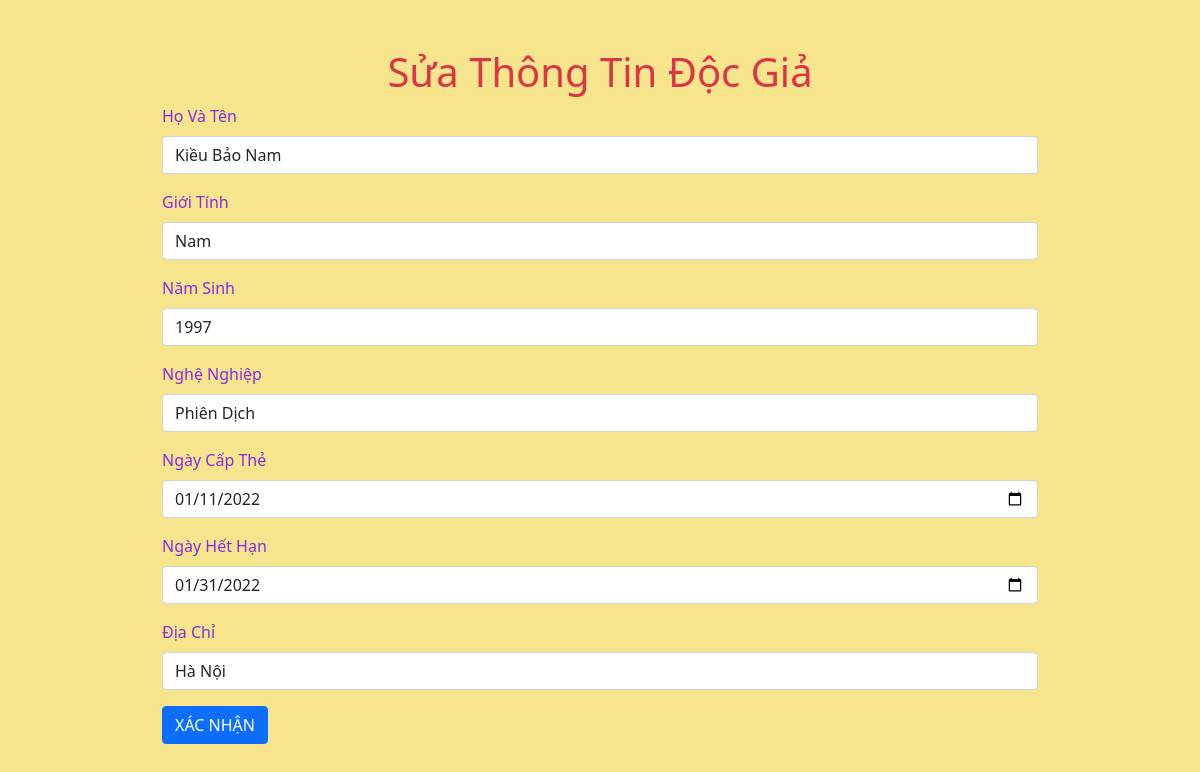
The page /src/update.php?madg=4 on the database its author committed.
### tables this page shows
CREATE TABLE `docgia` (
  `madg` int(20) NOT NULL,
  `hovaten` varchar(60) NOT NULL,
  `gioitinh` varchar(5) NOT NULL,
  `namsinh` int(10) NOT NULL,
  `nghenghiep` varchar(100) NOT NULL,
  `ngaycapthe` date NOT NULL,
  `ngayhethan` date NOT NULL,
  `diachi` varchar(300) NOT NULL
);

### src/update.php (the view, shortened to what this page needs)
<?php
    include_once("./header_admin.php");
    include_once("../config.php");
?>
    <div class="row main mx-5 my-5">
        <div class="col-12">
            <div class="row">
                <div class="col-12">
                    <h1 class="text-danger text-center">Sửa Thông Tin Độc Giả</h1>
                </div>
            </div>
            <div class="row">
                <div class="col-12">
                    <form action="" method="POST">
                    <?php
                        $id = $_GET['madg'];
                        $sql = "SELECT * FROM docgia WHERE madg=$id";
                        $result = mysqli_query($conn,$sql);
                        if(mysqli_num_rows($result) > 0){
                            while($row = mysqli_fetch_assoc($result)){
                    ?>
                        <div class="mb-3">
                            <label for="text1" class="form-label">Họ Và Tên</label>
                            <input type="text" class="form-control" id="text1" name="txt1" required value="<?php echo $row ['hovaten']; ?>">
                        </div>
                        <div class="mb-3">
                            <label for="text2" class="form-label">Giới Tính</label>
                            <input type="text" class="form-control" id="text2" name="txt2" required value="<?php echo $row ['gioitinh']; ?>">
                        </div>
                        <div class="mb-3">
                            <label for="text3" class="form-label">Năm Sinh</label>
                            <input type="number" class="form-control" id="text3" name="txt3" required value="<?php echo $row ['namsinh']; ?>">
                        </div>
                        <div class="mb-3">
                            <label for="text4" class="form-label">Nghệ Nghiệp</label>
                            <input type="text" class="form-control" id="text4" name="txt4" required value="<?php echo $row ['nghenghiep']; ?>">
                        </div>
                        <div class="mb-3">
                            <label for="text5" class="form-label">Ngày Cấp Thẻ</label>
                            <input type="date" class="form-control" id="text5" name="txt5" required value="<?php echo $row ['ngaycapthe']; ?>">
                        </div>
                        <div class="mb-3">
                            <label for="text6" class="form-label">Ngày Hết Hạn</label>
                            <input type="date" class="form-control" id="text6" name="txt6" required value="<?php echo $row ['ngayhethan']; ?>">
                        </div>
                        <div class="mb-3">
                            <label for="text7" class="form-label">Địa Chỉ</label>
                            <input type="text" class="form-control" id="text7" name="txt7" required value="<?php echo $row ['diachi']; ?>">
                        </div>
                        <button type="sumbit" class="btn btn-primary mb-2 text-white" name="btn-edit">XÁC NHẬN</button>
                    <?php
                        }
                    }
                    ?>
                    </form>
                </div>
            </div>
        </div>
    </div>
<?php
    include_once("./footer.php");
?>

### css/style.css (style rules this page uses)
html { scroll-behavior: smooth; font-family: 'Moon Dance', cursive !important; }
body { background-color: #f6e58d; display: flex; justify-content: center; }
label { color:blueviolet !important; }
.main { min-width: 900px; min-height: 600px; ; }

### rows shown on the page
docgia: txt1 "Kiều Bảo Nam", txt2 "Nam", txt3 "1997", txt4 "Phiên Dịch", txt5 "01/11/2022", txt6 "01/31/2022", txt7 "Hà Nội"
